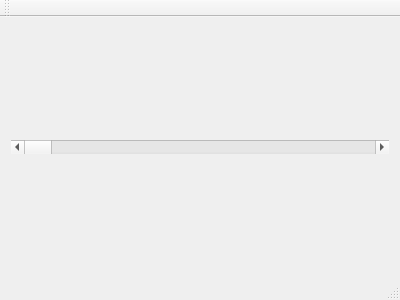
<?xml version="1.0" encoding="UTF-8"?>
<ui version="4.0">
 <class>MainWindow</class>
 <widget class="QMainWindow" name="MainWindow">
  <property name="geometry">
   <rect>
    <x>0</x>
    <y>0</y>
    <width>400</width>
    <height>300</height>
   </rect>
  </property>
  <property name="windowTitle">
   <string>MainWindow</string>
  </property>
  <widget class="QWidget" name="centralwidget">
   <layout class="QVBoxLayout" name="verticalLayout">
    <item>
     <widget class="QScrollBar" name="horizontalScrollBar">
      <property name="maximum">
       <number>360</number>
      </property>
      <property name="orientation">
       <enum>Qt::Horizontal</enum>
      </property>
     </widget>
    </item>
   </layout>
  </widget>
  <widget class="QMenuBar" name="menuBar">
   <property name="geometry">
    <rect>
     <x>0</x>
     <y>0</y>
     <width>400</width>
     <height>23</height>
    </rect>
   </property>
  </widget>
  <widget class="QToolBar" name="mainToolBar">
   <attribute name="toolBarArea">
    <enum>TopToolBarArea</enum>
   </attribute>
   <attribute name="toolBarBreak">
    <bool>false</bool>
   </attribute>
  </widget>
  <widget class="QStatusBar" name="statusBar"/>
 </widget>
 <layoutdefault spacing="6" margin="11"/>
 <resources/>
 <connections/>
</ui>
